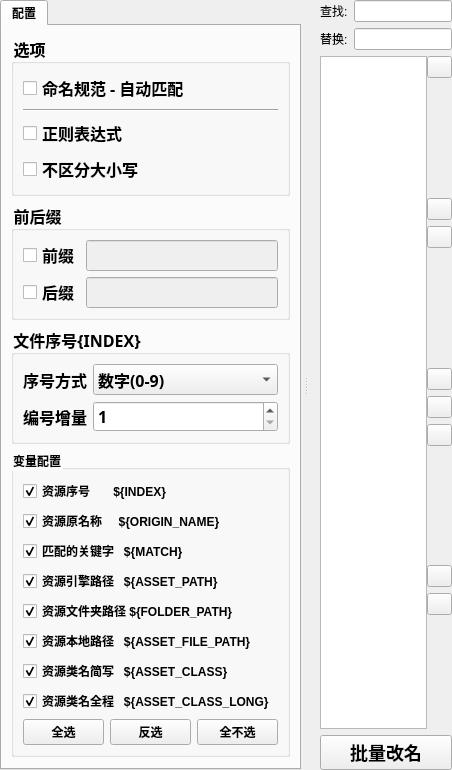
    <widget class="QSplitter" name="Splitter">
     <property name="styleSheet">
      <string notr="true">font: bold 12pt &quot;Microsoft YaHei&quot;;</string>
     </property>
     <property name="orientation">
      <enum>Qt::Horizontal</enum>
     </property>
     <property name="opaqueResize">
      <bool>true</bool>
     </property>
     <property name="handleWidth">
      <number>10</number>
     </property>
     <property name="childrenCollapsible">
      <bool>true</bool>
     </property>
     <widget class="MTabWidget" name="tabWidget">
      <property name="styleSheet">
       <string notr="true">font-weight:bold</string>
      </property>
      <property name="tabPosition">
       <enum>QTabWidget::North</enum>
      </property>
      <property name="tabShape">
       <enum>QTabWidget::Rounded</enum>
      </property>
      <property name="currentIndex">
       <number>0</number>
      </property>
      <property name="elideMode">
       <enum>Qt::ElideNone</enum>
      </property>
      <property name="usesScrollButtons">
       <bool>true</bool>
      </property>
      <property name="documentMode">
       <bool>false</bool>
      </property>
      <widget class="QWidget" name="tabWidgetPage1">
       <attribute name="title">
        <string>配置</string>
       </attribute>
       <layout class="QVBoxLayout" name="verticalLayout_2">
        <property name="leftMargin">
         <number>9</number>
        </property>
        <property name="rightMargin">
         <number>9</number>
        </property>
        <item>
         <widget class="QGroupBox" name="groupBox">
          <property name="font">
           <font>
            <family>Microsoft YaHei</family>
            <pointsize>12</pointsize>
            <weight>75</weight>
            <italic>false</italic>
            <bold>true</bold>
           </font>
          </property>
          <property name="title">
           <string>选项</string>
          </property>
          <layout class="QGridLayout" name="gridLayout">
           <item row="4" column="0">
            <widget class="MCheckBox" name="Ignore_Case_CB">
             <property name="text">
              <string>不区分大小写</string>
             </property>
            </widget>
           </item>
           <item row="3" column="0">
            <widget class="MCheckBox" name="RE_CB">
             <property name="text">
              <string>正则表达式</string>
             </property>
            </widget>
           </item>
           <item row="1" column="0">
            <widget class="MCheckBox" name="Convention_CB">
             <property name="text">
              <string>命名规范 - 自动匹配</string>
             </property>
            </widget>
           </item>
           <item row="2" column="0">
            <widget class="Line" name="line">
             <property name="orientation">
              <enum>Qt::Horizontal</enum>
             </property>
            </widget>
           </item>
          </layout>
         </widget>
        </item>
        <item>
         <widget class="QGroupBox" name="groupBox_4">
          <property name="font">
           <font>
            <family>Microsoft YaHei</family>
            <pointsize>12</pointsize>
            <weight>75</weight>
            <italic>false</italic>
            <bold>true</bold>
           </font>
          </property>
          <property name="title">
           <string>前后缀</string>
          </property>
          <layout class="QVBoxLayout" name="verticalLayout_7">
           <item>
            <layout class="QHBoxLayout" name="horizontalLayout_9">
             <item>
              <widget class="MCheckBox" name="Prefix_CB">
               <property name="text">
                <string>前缀</string>
               </property>
              </widget>
             </item>
             <item>
              <widget class="MLineEdit" name="Prefix_LE">
               <property name="enabled">
                <bool>false</bool>
               </property>
              </widget>
             </item>
            </layout>
           </item>
           <item>
            <layout class="QHBoxLayout" name="horizontalLayout_10">
             <item>
              <widget class="MCheckBox" name="Suffix_CB">
               <property name="text">
                <string>后缀</string>
               </property>
              </widget>
             </item>
             <item>
              <widget class="MLineEdit" name="Suffix_LE">
               <property name="enabled">
                <bool>false</bool>
               </property>
              </widget>
             </item>
            </layout>
           </item>
          </layout>
         </widget>
        </item>
        <item>
         <widget class="QGroupBox" name="groupBox_3">
          <property name="sizePolicy">
           <sizepolicy hsizetype="Preferred" vsizetype="Minimum">
            <horstretch>0</horstretch>
            <verstretch>0</verstretch>
           </sizepolicy>
          </property>
          <property name="maximumSize">
           <size>
            <width>16777215</width>
            <height>16777215</height>
           </size>
          </property>
          <property name="font">
           <font>
            <family>Microsoft YaHei</family>
            <pointsize>12</pointsize>
            <weight>75</weight>
            <italic>false</italic>
            <bold>true</bold>
           </font>
          </property>
          <property name="autoFillBackground">
           <bool>false</bool>
          </property>
          <property name="styleSheet">
           <string notr="true"/>
          </property>
          <property name="title">
           <string notr="true">文件序号{INDEX}</string>
          </property>
          <property name="flat">
           <bool>false</bool>
          </property>
          <property name="checkable">
           <bool>false</bool>
          </property>
          <property name="checked">
           <bool>false</bool>
          </property>
          <layout class="QVBoxLayout" name="verticalLayout_5">
           <item>
            <layout class="QHBoxLayout" name="horizontalLayout_5">
             <item>
              <widget class="QLabel" name="label">
               <property name="text">
                <string>序号方式</string>
               </property>
              </widget>
             </item>
             <item>
              <widget class="MComboBox" name="Index_Combo">
               <property name="sizePolicy">
                <sizepolicy hsizetype="Expanding" vsizetype="Fixed">
                 <horstretch>0</horstretch>
                 <verstretch>0</verstretch>
                </sizepolicy>
               </property>
               <item>
                <property name="text">
                 <string>数字(0-9)</string>
                </property>
               </item>
               <item>
                <property name="text">
                 <string>字母(a-z)</string>
                </property>
               </item>
              </widget>
             </item>
            </layout>
           </item>
           <item>
            <widget class="QStackedWidget" name="stackedWidget">
             <property name="sizePolicy">
              <sizepolicy hsizetype="Preferred" vsizetype="Fixed">
               <horstretch>0</horstretch>
               <verstretch>0</verstretch>
              </sizepolicy>
             </property>
             <property name="maximumSize">
              <size>
               <width>16777215</width>
               <height>16777215</height>
              </size>
             </property>
             <property name="currentIndex">
              <number>0</number>
             </property>
             <widget class="QWidget" name="page">
              <property name="sizePolicy">
               <sizepolicy hsizetype="Preferred" vsizetype="Fixed">
                <horstretch>0</horstretch>
                <verstretch>0</verstretch>
               </sizepolicy>
              </property>
              <layout class="QHBoxLayout" name="horizontalLayout_6">
               <property name="leftMargin">
                <number>0</number>
               </property>
               <property name="topMargin">
                <number>0</number>
               </property>
               <property name="rightMargin">
                <number>0</number>
               </property>
               <property name="bottomMargin">
                <number>0</number>
               </property>
               <item>
                <widget class="QLabel" name="label_2">
                 <property name="text">
                  <string>编号增量</string>
                 </property>
                </widget>
               </item>
               <item>
                <widget class="MSpinBox" name="Padding_SP">
                 <property name="sizePolicy">
                  <sizepolicy hsizetype="Expanding" vsizetype="Fixed">
                   <horstretch>0</horstretch>
                   <verstretch>0</verstretch>
                  </sizepolicy>
                 </property>
                 <property name="minimum">
                  <number>1</number>
                 </property>
                </widget>
               </item>
              </layout>
             </widget>
             <widget class="QWidget" name="page_2">
              <property name="sizePolicy">
               <sizepolicy hsizetype="Preferred" vsizetype="Fixed">
                <horstretch>0</horstretch>
                <verstretch>0</verstretch>
               </sizepolicy>
              </property>
              <layout class="QHBoxLayout" name="horizontalLayout_7">
               <property name="leftMargin">
                <number>0</number>
               </property>
               <property name="topMargin">
                <number>0</number>
               </property>
               <property name="rightMargin">
                <number>0</number>
               </property>
               <property name="bottomMargin">
                <number>0</number>
               </property>
               <item>
                <widget class="QGroupBox" name="groupBox_2">
                 <property name="sizePolicy">
                  <sizepolicy hsizetype="Preferred" vsizetype="Fixed">
                   <horstretch>0</horstretch>
                   <verstretch>0</verstretch>
                  </sizepolicy>
                 </property>
                 <property name="styleSheet">
                  <string notr="true">border:none</string>
                 </property>
                 <property name="title">
                  <string/>
                 </property>
                 <property name="flat">
                  <bool>false</bool>
                 </property>
                 <property name="checkable">
                  <bool>false</bool>
                 </property>
                 <layout class="QHBoxLayout" name="horizontalLayout_8">
                  <property name="leftMargin">
                   <number>0</number>
                  </property>
                  <property name="topMargin">
                   <number>0</number>
                  </property>
                  <property name="rightMargin">
                   <number>0</number>
                  </property>
                  <property name="bottomMargin">
                   <number>0</number>
                  </property>
                  <item>
                   <widget class="MRadioButton" name="Lower_CB">
                    <property name="text">
                     <string>小写</string>
                    </property>
                    <property name="checked">
                     <bool>true</bool>
                    </property>
                   </widget>
                  </item>
                  <item>
                   <widget class="MRadioButton" name="Upper_CB">
                    <property name="text">
                     <string>大写</string>
                    </property>
                   </widget>
                  </item>
                 </layout>
                </widget>
               </item>
              </layout>
             </widget>
            </widget>
           </item>
          </layout>
         </widget>
        </item>
        <item>
         <widget class="QGroupBox" name="Variable_Group">
          <property name="title">
           <string>变量配置</string>
          </property>
          <layout class="QVBoxLayout" name="verticalLayout_11">
           <item>
            <widget class="MCheckBox" name="INDEX_CB">
             <property name="text">
              <string>资源序号       ${INDEX} </string>
             </property>
             <property name="checked">
              <bool>true</bool>
             </property>
            </widget>
           </item>
           <item>
            <widget class="MCheckBox" name="ORIGIN_NAME_CB">
             <property name="text">
              <string>资源原名称     ${ORIGIN_NAME} </string>
             </property>
             <property name="checked">
              <bool>true</bool>
             </property>
            </widget>
           </item>
           <item>
            <widget class="MCheckBox" name="MATCH_CB">
             <property name="text">
              <string>匹配的关键字   ${MATCH} </string>
             </property>
             <property name="checked">
              <bool>true</bool>
             </property>
            </widget>
           </item>
           <item>
            <widget class="MCheckBox" name="ASSET_PATH_CB">
             <property name="text">
              <string>资源引擎路径   ${ASSET_PATH} </string>
             </property>
             <property name="checked">
              <bool>true</bool>
             </property>
            </widget>
           </item>
           <item>
            <widget class="MCheckBox" name="FOLDER_PATH_CB">
             <property name="text">
              <string>资源文件夹路径 ${FOLDER_PATH} </string>
             </property>
             <property name="checked">
              <bool>true</bool>
             </property>
            </widget>
           </item>
           <item>
            <widget class="MCheckBox" name="ASSET_FILE_PATH_CB">
             <property name="text">
              <string>资源本地路径   ${ASSET_FILE_PATH} </string>
             </property>
             <property name="checked">
              <bool>true</bool>
             </property>
            </widget>
           </item>
           <item>
            <widget class="MCheckBox" name="ASSET_CLASS_CB">
             <property name="text">
              <string>资源类名简写   ${ASSET_CLASS} </string>
             </property>
             <property name="checked">
              <bool>true</bool>
             </property>
            </widget>
           </item>
           <item>
            <widget class="MCheckBox" name="ASSET_CLASS_LONG_CB">
             <property name="text">
              <string>资源类名全程   ${ASSET_CLASS_LONG} </string>
             </property>
             <property name="checked">
              <bool>true</bool>
             </property>
            </widget>
           </item>
           <item>
            <layout class="QHBoxLayout" name="horizontalLayout_24">
             <property name="sizeConstraint">
              <enum>QLayout::SetFixedSize</enum>
             </property>
             <item>
              <widget class="MPushButton" name="Select_All_BTN">
               <property name="text">
                <string>全选</string>
               </property>
              </widget>
             </item>
             <item>
              <widget class="MPushButton" name="Toggle_Select_BTN">
               <property name="text">
                <string>反选</string>
               </property>
              </widget>
             </item>
             <item>
              <widget class="MPushButton" name="Non_Select_BTN">
               <property name="text">
                <string>全不选</string>
               </property>
              </widget>
             </item>
            </layout>
           </item>
          </layout>
         </widget>
        </item>
        <item>
         <spacer name="verticalSpacer">
          <property name="orientation">
           <enum>Qt::Vertical</enum>
          </property>
          <property name="sizeHint" stdset="0">
           <size>
            <width>20</width>
            <height>40</height>
           </size>
          </property>
         </spacer>
        </item>
       </layout>
      </widget>
     </widget>
     <widget class="QWidget" name="layoutWidget">
      <layout class="QVBoxLayout" name="verticalLayout_6">
       <property name="leftMargin">
        <number>9</number>
       </property>
       <property name="rightMargin">
        <number>0</number>
       </property>
       <item>
        <layout class="QHBoxLayout" name="horizontalLayout_3">
         <item>
          <widget class="QLabel" name="Selector_Label_3">
           <property name="text">
            <string>查找:</string>
           </property>
          </widget>
         </item>
         <item>
          <widget class="MLineEdit" name="Search_LE">
           <property name="sizePolicy">
            <sizepolicy hsizetype="Expanding" vsizetype="Fixed">
             <horstretch>0</horstretch>
             <verstretch>0</verstretch>
            </sizepolicy>
           </property>
          </widget>
         </item>
        </layout>
       </item>
       <item>
        <layout class="QHBoxLayout" name="horizontalLayout_4">
         <item>
          <widget class="QLabel" name="Selector_Label_2">
           <property name="text">
            <string>替换:</string>
           </property>
          </widget>
         </item>
         <item>
          <widget class="MLineEdit" name="Replace_LE">
           <property name="sizePolicy">
            <sizepolicy hsizetype="Expanding" vsizetype="Fixed">
             <horstretch>0</horstretch>
             <verstretch>0</verstretch>
            </sizepolicy>
           </property>
          </widget>
         </item>
        </layout>
       </item>
       <item>
        <widget class="QWidget" name="horizontalWidget" native="true">
         <property name="minimumSize">
          <size>
           <width>0</width>
           <height>0</height>
          </size>
         </property>
         <property name="maximumSize">
          <size>
           <width>16777215</width>
           <height>16777215</height>
          </size>
         </property>
         <layout class="QHBoxLayout" name="horizontalLayout_11" stretch="0,0">
          <property name="spacing">
           <number>0</number>
          </property>
          <property name="sizeConstraint">
           <enum>QLayout::SetNoConstraint</enum>
          </property>
          <property name="leftMargin">
           <number>0</number>
          </property>
          <property name="topMargin">
           <number>0</number>
          </property>
          <property name="rightMargin">
           <number>0</number>
          </property>
          <property name="bottomMargin">
           <number>0</number>
          </property>
          <item>
           <widget class="MTableView" name="Table_View">
            <property name="sizePolicy">
             <sizepolicy hsizetype="Expanding" vsizetype="Expanding">
              <horstretch>0</horstretch>
              <verstretch>0</verstretch>
             </sizepolicy>
            </property>
            <property name="minimumSize">
             <size>
              <width>0</width>
              <height>0</height>
             </size>
            </property>
            <property name="maximumSize">
             <size>
              <width>16777215</width>
              <height>16777215</height>
             </size>
            </property>
            <property name="sizeIncrement">
             <size>
              <width>0</width>
              <height>0</height>
             </size>
            </property>
            <property name="contextMenuPolicy">
             <enum>Qt::CustomContextMenu</enum>
            </property>
            <property name="sizeAdjustPolicy">
             <enum>QAbstractScrollArea::AdjustToContents</enum>
            </property>
            <property name="dragEnabled">
             <bool>true</bool>
            </property>
            <property name="dragDropMode">
             <enum>QAbstractItemView::InternalMove</enum>
            </property>
            <property name="defaultDropAction">
             <enum>Qt::MoveAction</enum>
            </property>
            <property name="alternatingRowColors">
             <bool>true</bool>
            </property>
            <property name="selectionMode">
             <enum>QAbstractItemView::ExtendedSelection</enum>
            </property>
            <property name="selectionBehavior">
             <enum>QAbstractItemView::SelectRows</enum>
            </property>
            <property name="showGrid">
             <bool>true</bool>
            </property>
            <property name="cornerButtonEnabled">
             <bool>true</bool>
            </property>
            <attribute name="horizontalHeaderCascadingSectionResizes">
             <bool>false</bool>
            </attribute>
            <attribute name="horizontalHeaderStretchLastSection">
             <bool>false</bool>
            </attribute>
            <attribute name="verticalHeaderCascadingSectionResizes">
             <bool>false</bool>
            </attribute>
            <attribute name="verticalHeaderStretchLastSection">
             <bool>false</bool>
            </attribute>
           </widget>
          </item>
          <item>
           <widget class="QFrame" name="Arrow_Container">
            <property name="sizePolicy">
             <sizepolicy hsizetype="Preferred" vsizetype="Preferred">
              <horstretch>0</horstretch>
              <verstretch>0</verstretch>
             </sizepolicy>
            </property>
            <property name="minimumSize">
             <size>
              <width>0</width>
              <height>0</height>
             </size>
            </property>
            <property name="maximumSize">
             <size>
              <width>16777215</width>
              <height>16777215</height>
             </size>
            </property>
            <property name="frameShape">
             <enum>QFrame::NoFrame</enum>
            </property>
            <property name="frameShadow">
             <enum>QFrame::Raised</enum>
            </property>
            <property name="lineWidth">
             <number>2</number>
            </property>
            <layout class="QVBoxLayout" name="verticalLayout">
             <property name="sizeConstraint">
              <enum>QLayout::SetNoConstraint</enum>
             </property>
             <property name="leftMargin">
              <number>0</number>
             </property>
             <property name="topMargin">
              <number>0</number>
             </property>
             <property name="rightMargin">
              <number>0</number>
             </property>
             <property name="bottomMargin">
              <number>0</number>
             </property>
             <item>
              <widget class="MPushButton" name="Update_BTN">
               <property name="sizePolicy">
                <sizepolicy hsizetype="Fixed" vsizetype="Fixed">
                 <horstretch>0</horstretch>
                 <verstretch>0</verstretch>
                </sizepolicy>
               </property>
               <property name="maximumSize">
                <size>
                 <width>25</width>
                 <height>25</height>
                </size>
               </property>
               <property name="baseSize">
                <size>
                 <width>0</width>
                 <height>0</height>
                </size>
               </property>
               <property name="toolTip">
                <string>&lt;html&gt;&lt;head/&gt;&lt;body&gt;&lt;p&gt;刷新&lt;/p&gt;&lt;/body&gt;&lt;/html&gt;</string>
               </property>
               <property name="text">
                <string/>
               </property>
              </widget>
             </item>
             <item>
              <spacer name="verticalSpacer_5">
               <property name="orientation">
                <enum>Qt::Vertical</enum>
               </property>
               <property name="sizeHint" stdset="0">
                <size>
                 <width>20</width>
                 <height>40</height>
                </size>
               </property>
              </spacer>
             </item>
             <item>
              <widget class="MPushButton" name="Get_Actor_BTN">
               <property name="sizePolicy">
                <sizepolicy hsizetype="Fixed" vsizetype="Fixed">
                 <horstretch>0</horstretch>
                 <verstretch>0</verstretch>
                </sizepolicy>
               </property>
               <property name="maximumSize">
                <size>
                 <width>25</width>
                 <height>25</height>
                </size>
               </property>
               <property name="baseSize">
                <size>
                 <width>0</width>
                 <height>0</height>
                </size>
               </property>
               <property name="toolTip">
                <string>&lt;html&gt;&lt;head/&gt;&lt;body&gt;&lt;p&gt;&lt;span style=&quot; font-weight:600;&quot;&gt;获取文件&lt;/span&gt;&lt;/p&gt;&lt;/body&gt;&lt;/html&gt;</string>
               </property>
               <property name="text">
                <string/>
               </property>
              </widget>
             </item>
             <item>
              <widget class="MPushButton" name="Get_Asset_BTN">
               <property name="sizePolicy">
                <sizepolicy hsizetype="Fixed" vsizetype="Fixed">
                 <horstretch>0</horstretch>
                 <verstretch>0</verstretch>
                </sizepolicy>
               </property>
               <property name="maximumSize">
                <size>
                 <width>25</width>
                 <height>25</height>
                </size>
               </property>
               <property name="baseSize">
                <size>
                 <width>0</width>
                 <height>0</height>
                </size>
               </property>
               <property name="toolTip">
                <string>&lt;html&gt;&lt;head/&gt;&lt;body&gt;&lt;p&gt;&lt;span style=&quot; font-weight:600;&quot;&gt;获取文件&lt;/span&gt;&lt;/p&gt;&lt;/body&gt;&lt;/html&gt;</string>
               </property>
               <property name="text">
                <string/>
               </property>
              </widget>
             </item>
             <item>
              <spacer name="verticalSpacer_4">
               <property name="orientation">
                <enum>Qt::Vertical</enum>
               </property>
               <property name="sizeHint" stdset="0">
                <size>
                 <width>20</width>
                 <height>40</height>
                </size>
               </property>
              </spacer>
             </item>
             <item>
              <widget class="MPushButton" name="Find_BTN">
               <property name="sizePolicy">
                <sizepolicy hsizetype="Fixed" vsizetype="Fixed">
                 <horstretch>0</horstretch>
                 <verstretch>0</verstretch>
                </sizepolicy>
               </property>
               <property name="maximumSize">
                <size>
                 <width>25</width>
                 <height>25</height>
                </size>
               </property>
               <property name="baseSize">
                <size>
                 <width>0</width>
                 <height>0</height>
                </size>
               </property>
               <property name="toolTip">
                <string>&lt;html&gt;&lt;head/&gt;&lt;body&gt;&lt;p&gt;&lt;span style=&quot; font-weight:600;&quot;&gt;定位文件&lt;/span&gt;&lt;/p&gt;&lt;/body&gt;&lt;/html&gt;</string>
               </property>
               <property name="text">
                <string/>
               </property>
              </widget>
             </item>
             <item>
              <widget class="MPushButton" name="Drive_BTN">
               <property name="sizePolicy">
                <sizepolicy hsizetype="Fixed" vsizetype="Fixed">
                 <horstretch>0</horstretch>
                 <verstretch>0</verstretch>
                </sizepolicy>
               </property>
               <property name="maximumSize">
                <size>
                 <width>25</width>
                 <height>25</height>
                </size>
               </property>
               <property name="baseSize">
                <size>
                 <width>0</width>
                 <height>0</height>
                </size>
               </property>
               <property name="toolTip">
                <string>&lt;html&gt;&lt;head/&gt;&lt;body&gt;&lt;p&gt;&lt;span style=&quot; font-weight:600;&quot;&gt;打开系统目录路径&lt;/span&gt;&lt;/p&gt;&lt;/body&gt;&lt;/html&gt;</string>
               </property>
               <property name="text">
                <string/>
               </property>
              </widget>
             </item>
             <item>
              <widget class="MPushButton" name="Del_BTN">
               <property name="sizePolicy">
                <sizepolicy hsizetype="Fixed" vsizetype="Fixed">
                 <horstretch>0</horstretch>
                 <verstretch>0</verstretch>
                </sizepolicy>
               </property>
               <property name="maximumSize">
                <size>
                 <width>25</width>
                 <height>25</height>
                </size>
               </property>
               <property name="baseSize">
                <size>
                 <width>0</width>
                 <height>0</height>
                </size>
               </property>
               <property name="toolTip">
                <string>&lt;html&gt;&lt;head/&gt;&lt;body&gt;&lt;p&gt;&lt;span style=&quot; font-weight:600;&quot;&gt;删除文件&lt;/span&gt;&lt;/p&gt;&lt;/body&gt;&lt;/html&gt;</string>
               </property>
               <property name="text">
                <string/>
               </property>
              </widget>
             </item>
             <item>
              <spacer name="verticalSpacer_3">
               <property name="orientation">
                <enum>Qt::Vertical</enum>
               </property>
               <property name="sizeHint" stdset="0">
                <size>
                 <width>20</width>
                 <height>40</height>
                </size>
               </property>
              </spacer>
             </item>
             <item>
              <widget class="MPushButton" name="Up_BTN">
               <property name="sizePolicy">
                <sizepolicy hsizetype="Fixed" vsizetype="Fixed">
                 <horstretch>0</horstretch>
                 <verstretch>0</verstretch>
                </sizepolicy>
               </property>
               <property name="maximumSize">
                <size>
                 <width>25</width>
                 <height>25</height>
                </size>
               </property>
               <property name="baseSize">
                <size>
                 <width>0</width>
                 <height>0</height>
                </size>
               </property>
               <property name="toolTip">
                <string>&lt;html&gt;&lt;head/&gt;&lt;body&gt;&lt;p&gt;&lt;span style=&quot; font-weight:600;&quot;&gt;上移&lt;/span&gt;&lt;/p&gt;&lt;/body&gt;&lt;/html&gt;</string>
               </property>
               <property name="text">
                <string/>
               </property>
              </widget>
             </item>
             <item>
              <widget class="MPushButton" name="Dn_BTN">
               <property name="sizePolicy">
                <sizepolicy hsizetype="Fixed" vsizetype="Fixed">
                 <horstretch>0</horstretch>
                 <verstretch>0</verstretch>
                </sizepolicy>
               </property>
               <property name="minimumSize">
                <size>
                 <width>0</width>
                 <height>0</height>
                </size>
               </property>
               <property name="maximumSize">
                <size>
                 <width>25</width>
                 <height>25</height>
                </size>
               </property>
               <property name="toolTip">
                <string>&lt;html&gt;&lt;head/&gt;&lt;body&gt;&lt;p&gt;&lt;span style=&quot; font-weight:600;&quot;&gt;下移&lt;/span&gt;&lt;/p&gt;&lt;/body&gt;&lt;/html&gt;</string>
               </property>
               <property name="text">
                <string/>
               </property>
              </widget>
             </item>
             <item>
              <spacer name="verticalSpacer_2">
               <property name="orientation">
                <enum>Qt::Vertical</enum>
               </property>
               <property name="sizeHint" stdset="0">
                <size>
                 <width>20</width>
                 <height>40</height>
                </size>
               </property>
              </spacer>
             </item>
            </layout>
           </widget>
          </item>
         </layout>
        </widget>
       </item>
       <item>
        <widget class="MPushButton" name="Rename_BTN">
         <property name="font">
          <font>
           <family>Microsoft YaHei</family>
           <pointsize>-1</pointsize>
           <weight>75</weight>
           <italic>false</italic>
           <bold>true</bold>
          </font>
         </property>
         <property name="styleSheet">
          <string notr="true">font-weight:bold;
font-size:18px;</string>
         </property>
         <property name="text">
          <string>批量改名</string>
         </property>
        </widget>
       </item>
      </layout>
     </widget>
    </widget>
